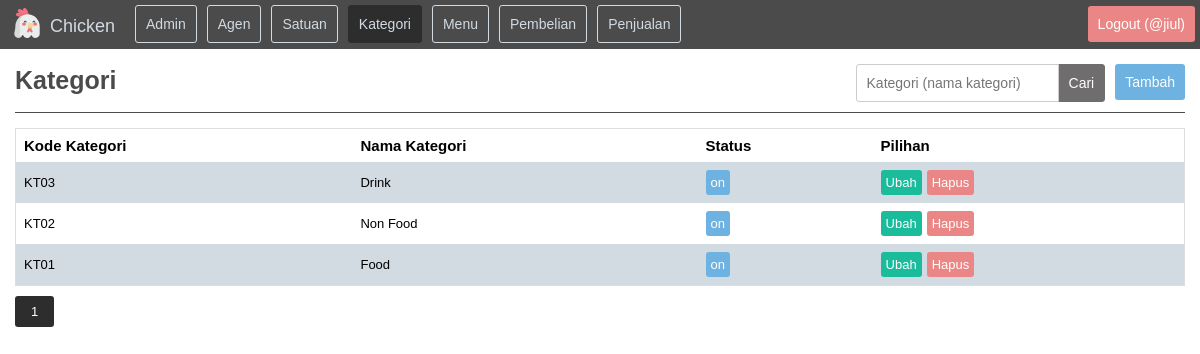
The app's page /?folder=kategori&file=index (signed in) with its own data.
### tables this page shows
CREATE TABLE `tabel_kategori` (
  `kolom_kode_kategori` char(4) NOT NULL,
  `kolom_nama_kategori` varchar(100) NOT NULL,
  `kolom_status_kategori` enum('on','off') NOT NULL
);

### page/kategori/index.php (the view, shortened to what this page needs)
<?php
	$pencarian			=	isset($_GET["pencarian"]) ? $_GET["pencarian"] : false;
	if ($pencarian) {
		$url_pencarian 	=	"&pencarian=$pencarian";
		$where 			=	"WHERE kolom_nama_kategori LIKE '%$pencarian%'";
	}
	else {
		$url_pencarian 	=	"";
		$where 			=	"";
	}
	$pagination			=	isset($_GET["pagination"]) ? $_GET["pagination"] : 1;
	$data_per_halaman	=	10;
	$mulai_dari 		=	($pagination - 1) * $data_per_halaman;
	$sql				=	mysqli_query($koneksi, 	"
														SELECT * FROM
															tabel_kategori
															$where
														ORDER BY
															kolom_kode_kategori
														DESC
														LIMIT
															$mulai_dari, $data_per_halaman
													")
													or die ("
														<div class='alert'>
															sql error<br>
															".mysqli_errno($koneksi)." - ".mysqli_error($koneksi)."
														</div>
													");
	$sqlTotal 			=	mysqli_query($koneksi,"SELECT * FROM tabel_kategori $where");
?>
<div class="header">
	<h1>Kategori</h1>
	<a href="<?php echo base_url."?folder=kategori&file=tambah"; ?>" class="tambah">Tambah</a>
	<form method="get" name="formPencarianKategori">
		<button type="submit">Cari</button>
		<input type="text" name="pencarian" value="<?php echo $pencarian; ?>" placeholder="Kategori (nama kategori)">
	</form>
</div>
<?php if (mysqli_num_rows($sql)==0) { ?>
	<div class="alert">
		Tidak ada data kategori
	</div>
<?php } else { ?>
	<div class="table-responsive">
		<table>
			<tr>
				<th>Kode Kategori</th>
				<th>Nama Kategori</th>
				<th>Status</th>
				<th>Pilihan</th>
			</tr>
			<?php while ($row = mysqli_fetch_array($sql)) { ?>
				<tr>
					<td><?php echo $row["kolom_kode_kategori"]; ?></td>
					<td><?php echo $row["kolom_nama_kategori"]; ?></td>
					<td>
						<?php if ($row["kolom_status_kategori"]=="on") { ?>
							<div class="status-on">
								on
							</div>
						<?php } else { ?>
							<div class="status-off">
								off
							</div>
						<?php } ?>
					</td>
					<td>
						<a href="<?php echo base_url."?folder=kategori&file=ubah&kode_kategori=$row[kolom_kode_kategori]"; ?>" class="ubah">
							Ubah
						</a>
						<a href="<?php echo base_url."?folder=kategori&file=hapus&kode_kategori=$row[kolom_kode_kategori]"; ?>" class="hapus">
							Hapus
						</a>
					</td>
				</tr>
			<?php } ?>
		</table>
	</div>
	<?php echo pagination($sqlTotal, $data_per_halaman, $pagination, "?folder=kategori&file=index$url_pencarian"); ?>
<?php } ?>

### css/style.css (style rules this page uses)
body { margin: 0; padding: 0; font-family: arial; }

### css/main.css (style rules this page uses)
.main .header { overflow: hidden; border-bottom: 1px solid #4b4b4b; }
.main .header h1 { float: left; color: #4b4b4b; font-size: 25px; }
.main .header form { float: right; }
.main .header input[type=text] { padding: 10px; margin: 5px 0px 5px 5px; font-size: 14px; border-top-left-radius: 3px; border-bottom-left-radius: 3px; float: right; position: relative; top: 10px; border: 1px solid #ccc; }
.main .header button { padding: 10px; margin: 5px 5px 5px -1px; font-size: 14px; border-top-right-radius: 3px; border-bottom-right-radius: 3px; float: right; position: relative; top: 10px; border: 1px solid #6f6d6d; cursor: pointer; background-color: #6f6d6d; color: #fff; }
.main .header a { color: #fff; text-align: center; padding: 10px; margin: 5px 0px 5px 5px; text-decoration: none; font-size: 14px; border-radius: 3px; background-color: #6db2e0; float: right; position: relative; top: 10px; }

### css/table.css (style rules this page uses)
.table-responsive { overflow-x: auto; margin-top: 15px; }
table { border-collapse: collapse; border-spacing: 0; width: 100%; border: 1px solid #ddd; }
th, td { text-align: left; padding: 8px; }
th { font-size: 15px; }
td { font-size: 13px; }
tr:nth-child(even) { background-color: #d2dae2; }
table .status-on { background-color: #6db2e0; padding: 5px; color: #fff; float: left; border-radius: 3px; margin-right: 5px; }
table .ubah { text-decoration: none; background-color: #1abc9c; padding: 5px; color: #fff; float: left; border-radius: 3px; margin-right: 5px; }
table .hapus { text-decoration: none; background-color: #ea8685; padding: 5px; color: #fff; float: left; border-radius: 3px; }

### records on screen
tabel_kategori: kolom_kode_kategori "KT03", kolom_nama_kategori "Drink", kolom_status_kategori "on"
tabel_kategori: kolom_kode_kategori "KT02", kolom_nama_kategori "Non Food", kolom_status_kategori "on"
tabel_kategori: kolom_kode_kategori "KT01", kolom_nama_kategori "Food", kolom_status_kategori "on"

### other values on screen
$session_username "jiul"
